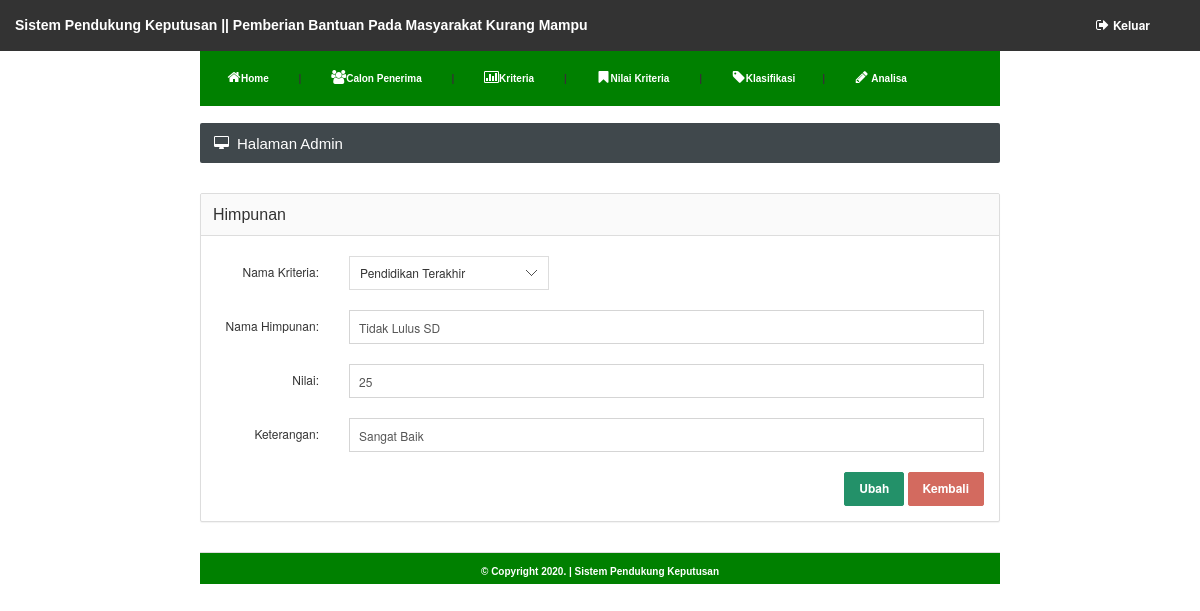
The page /admin/himpunan_edit.php?id_himpunan=25 (signed in) on the database its author committed.
### tables this page shows
CREATE TABLE `himpunan` (
  `id_himpunan` int(5) NOT NULL,
  `id_kriteria` int(5) NOT NULL,
  `namahimpunan` varchar(100) NOT NULL,
  `nilai` varchar(100) NOT NULL,
  `keterangan` varchar(100) NOT NULL
);

### admin/himpunan_edit.php (the view, shortened to what this page needs)
<?php
include "head.php";
?>
			<?php include "menu.php"; ?>
			</div>
		<br />
		<div id="content">
			<div class="page-title">
				<h5><i class="fa fa-desktop"></i> Halaman Admin</h5>
			</div>
			<?php
			$id_himpunan=$_GET['id_himpunan'];
			$query=mysqli_query($konek, "SELECT * FROM himpunan WHERE id_himpunan='$id_himpunan'");
			$dataku=mysqli_fetch_array($query);
			?>
			<form class="form-horizontal" action="himpunan_edit.php" method="post" role="form">
				<div class="panel panel-default">
					<div class="panel-heading"><h6 class="panel-title">Himpunan</h6></div>
					<div class="panel-body">
						<div class="form-group">
							<label class="col-sm-2 control-label text-right">Nama Kriteria:</label>
							<div class="col-sm-2">
							</div>
						</div>
						<div class="form-group">
							<label class="col-sm-2 control-label text-right">Nama Himpunan:</label>
							<div class="col-sm-10">
								<input type="text" name="namahimpunan" value="<?php echo $dataku['namahimpunan'];?>" required class="form-control">
							</div>
						</div>
						<div class="form-group">
							<label class="col-sm-2 control-label text-right">Nilai:</label>
							<div class="col-sm-10">
								<input type="text" name="nilai" value="<?php echo $dataku['nilai'];?>" required class="form-control">
							</div>
						</div>
						<div class="form-group">
							<label class="col-sm-2 control-label text-right">Keterangan:</label>
							<div class="col-sm-10">
								<input type="text" name="keterangan" value="<?php echo $dataku['keterangan']; ?>" required class="form-control">
							</div>
						</div>
						<div class="form-action text-right">
							<input type="submit" name="ubah" value="Ubah" class="btn btn-success">
							<input type="button" name="kembali" value="Kembali" onClick="javascript:history.back()" class="btn btn-danger">
						</div>
					</div>
				</div>
			</form>
	<?php include "footer.php"; ?>

### images/style.css (style rules this page uses)
body { margin-top: 0px; margin-left: 0px; margin-right: 0px; margin-bottom: 0px; }
#content { width: 800px; }

### css/brain-theme.css (style rules this page uses)
html { height: 100%; }
body { background: url(../images/interface/background.png) repeat; font-size: 12px; min-height: 100%; position: relative; padding-top: 36px; }
label { font-weight: 500; }
h5, .h5 { font-size: 16px; }
h6, .h6 { font-size: 14px; }
h5 .fa, .h5 .fa { margin: 0 8px 0 0; float: left; }
.btn { font-size: 12px; padding: 7px 14px 8px 14px; border-radius: 2px; font-weight: bold; }
.btn-success { background-color: #239169; border-color: #239169; }
.btn-danger { background-color: #D36A5F; border-color: #D36A5F; }
.panel { margin-bottom: 30px; border-radius: 2px; }
.panel-heading { padding: 0; border-top-right-radius: 2px; border-top-left-radius: 2px; position: relative; }
.panel-heading:after { content: ""; display: table; clear: both; }
.panel-title { padding: 12px 12px 11px 12px; float: left; display: block; }
.panel-body { position: relative; }
.panel-default > .panel-heading { background: #fafafa; }
.form-group { margin-bottom: 20px; }
.panel .form-group:first-child, .well .form-group:first-child { margin-top: 5px; }
.form-control { padding: 8px 9px 7px 9px; font-size: 12px; border-color: #d5d5d5; box-shadow: none; border-radius: 0; }
input[type=text], input[type=password], textarea { -webkit-appearance: none; }
.form-horizontal .control-label, .form-horizontal .radio, .form-horizontal .checkbox, .form-horizontal .radio-inline, .form-horizontal .checkbox-inline { margin-bottom: 5px; }
@media (min-width: 768px) { .form-horizontal .control-label { text-align: left; } }
@media (min-width: 768px) { .form-horizontal .control-label.text-right { text-align: right; } }

### css/styles.css (style rules this page uses)
@media (min-width: 768px) { a, .btn, .caret, .close, .sidebar, .select2-choice abbr, .select2-highlighted, .ui-slider-range, .ui-datepicker-trigger, .ui-timepicker-list li, .checker span:after, .checker span, .navbar-toggle, .thumb-options, .select2-arrow b, .thumb-zoom img, .fc-button, .page-content { -webkit-transition: all 0.15s ease-in-out; -moz-transition: all 0.15s ease-in-out; -o-transition: all 0.15s ease-in-out; transition: all 0.15s ease-in-out; } }
.fa { position: relative; font-size: 14px; min-width: 14px; text-align: center; }
h1, h2, h3, h4, h5, h6, .navigation > li > a, .stats li span { font-family: 'Cuprum', sans-serif; font-weight: normal; }
.page-title { color: #fff; background-color: #40484C; -moz-box-shadow: 0 1px 0 #fff; -webkit-box-shadow: 0 1px 0 #FFF; box-shadow: 0 1px 0 #FFF; border-radius: 2px; margin-bottom: 30px; }
.page-title:after { content: ""; display: table; clear: both; }
.page-title h5 { margin: 0; float: left; display: block; font-size: 15px; padding: 13px 14px 12px 14px; line-height: 1; }

### rows shown on the page
himpunan: namahimpunan "Tidak Lulus SD", nilai "25", keterangan "Sangat Baik"
